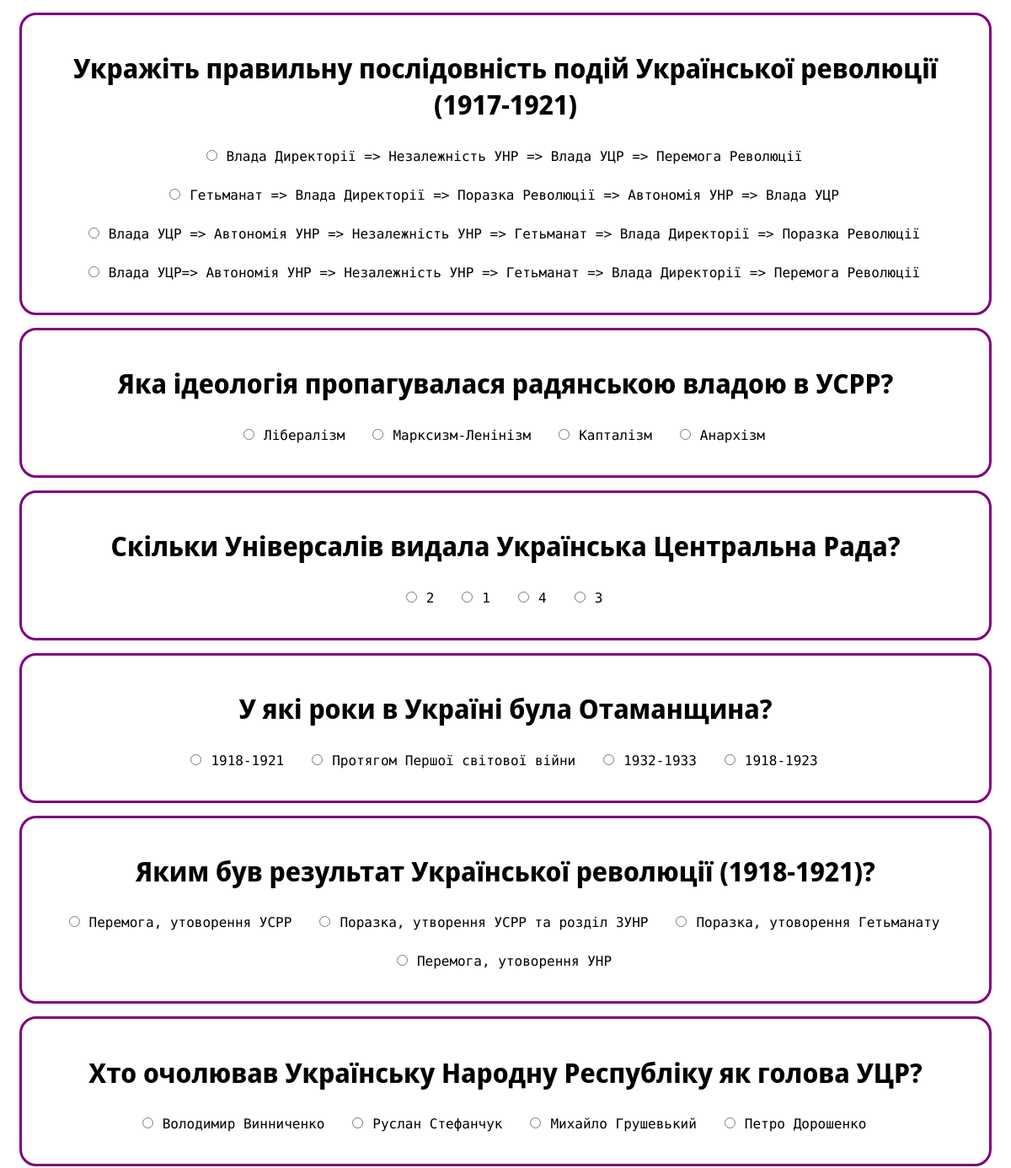
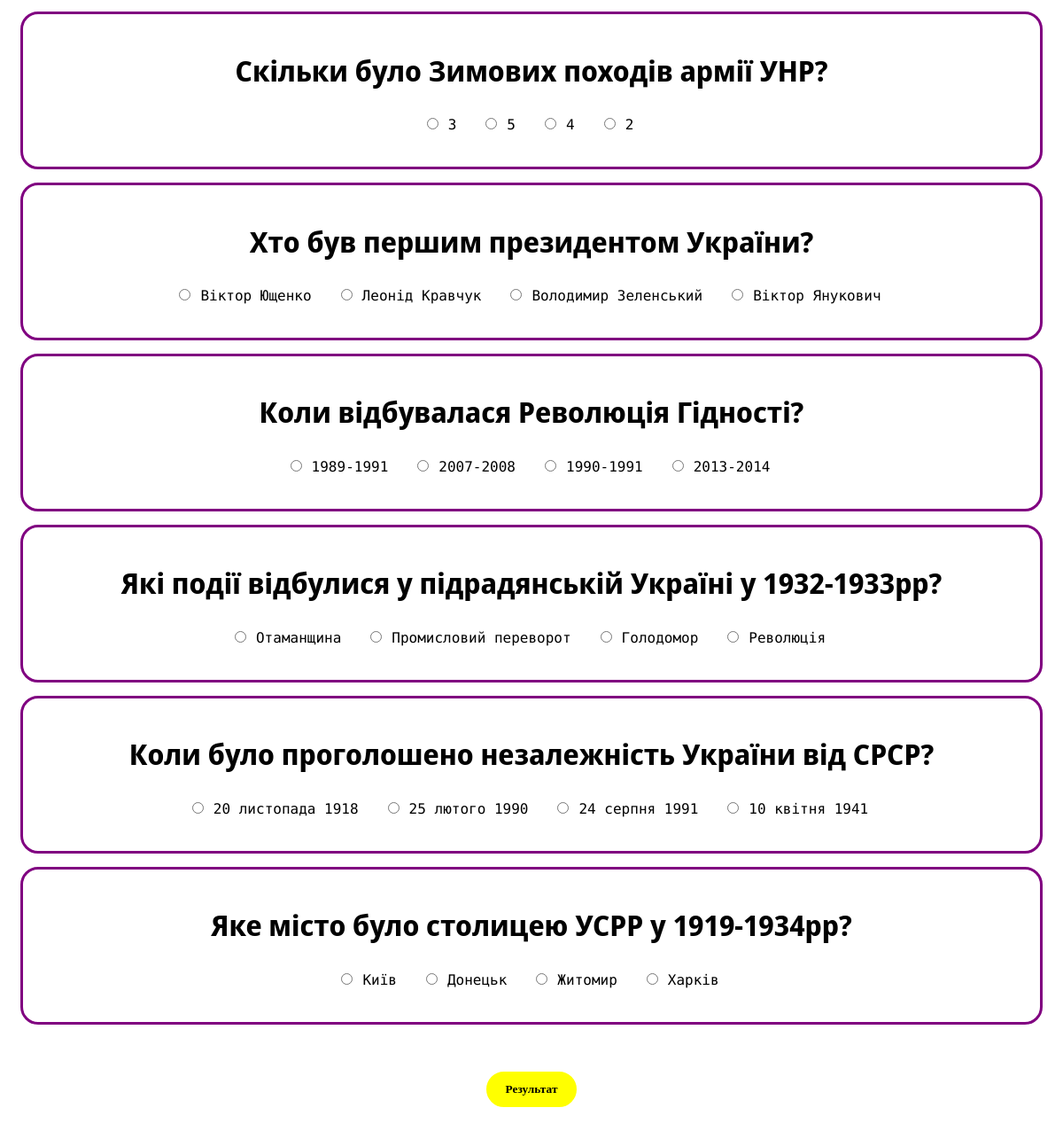
The page /form?id=1 on the database its author committed (2 pictures, top to bottom).
### home/models.py (models this page shows, shortened)
class Question(models.Model):
    question = models.CharField(max_length=200, unique=True)
    right_answer = models.CharField(max_length=100)
    wrong_answer1 = models.CharField(max_length=100)
    wrong_answer2 = models.CharField(max_length=100)
    wrong_answer3 = models.CharField(max_length=100)

### home/views.py (the view)
# urls.py: path('form', form, name='form'),
def form(request: HttpRequest):
    form_id = request.GET.get('id', '')
    if form_id:
        quiz = Quiz.objects.get(id=form_id)
        questions = quiz.questions.all()
        for q in questions:
            q.answers = [q.right_answer, q.wrong_answer1, q.wrong_answer2, q.wrong_answer3]
        return render(request, 'home/form.html', {'quiz_name': quiz.name, 'quiz_id': quiz.id, 'questions': questions})
    else:
        return redirect('index')

### home/templatetags/formtags.py (called while the page is built)
@register.filter
def shuffle(arg):
    tmp = list(arg)[:]
    random.shuffle(tmp)
    return tmp

### templates/home/form.html (shortened to what this page needs)
<!DOCTYPE html>
{% load static %}
{% load formtags %}
<html lang="uk">
<head>
    <link rel="stylesheet" href="{% static 'home/css/base.css' %}">
    <link rel="stylesheet" href="{% static 'home/css/form.css' %}">
</head>
<body>
    <form action="result" method="post">
        {% for q in questions|shuffle %}
            <div class="question">
                <h1>{{ q.question }}</h1>
                {% for v in q.answers|shuffle %}
                <div class="option">
                    <input type="radio" name="{{ q.question }}" value="{{ v }}" required><b class="color-box transparent-box">{{ v }}</b>
                </div>
                {% endfor %}
            </div>
        {% endfor %}
        <br>
        <input type="submit" value="Результат" class="submit">
    </form>
</body>
</html>

### static/home/css/base.css (style rules this page uses)
body { text-align: center; }
h1, h2 { font-family: 'Noto Sans Display', sans-serif; }
.color-box { border: none; border-radius: 5px; color: white; padding: 3px; margin: 5px; }
.transparent-box { color: black; }
.submit { background-color: yellow; border-color: yellow; margin: 20px; border-radius: 20px; border-style: solid; cursor: pointer; padding-left: 20px; padding-right: 20px; padding-bottom: 10px; padding-top: 10px; font-weight: bold; font-family: 'Comfortaa', cursive; transition: background-color 0.15s, padding-left 0.15s, padding-right 0.15s; }

### static/home/css/form.css (style rules this page uses)
.question { border-style: solid; border-color: purple; border-radius: 20px; margin: 15px; padding: 20px; transition: border-color 0.5s, border-radius 0.5s; }
b { font-family: 'Roboto Mono', monospace; font-weight: 500; }
.option { display: inline-block; margin-bottom: 10px; border-width: 1px; border-radius: 3px; padding: 8px; transition: opacity 0.15s; }

### rows shown on the page
Question: question "Укражіть правильну послідовність подій Української революції (1917-1921)", answers "Влада Директорії => Незалежність УНР => Влада УЦР => Перемога Революції" "Гетьманат => Влада Директорії => Поразка Революції => Автономія УНР => Влада УЦР" "Влада УЦР => Автономія УНР => Незалежність УНР => Гетьманат => Влада Директорії => Поразка Революції" "Влада УЦР=> Автономія УНР => Незалежність УНР => Гетьманат => Влада Директорії => Перемога Революції"
Question: question "Яка ідеологія пропагувалася радянською владою в УСРР?", answers "Лібералізм" "Марксизм-Ленінізм" "Капталізм" "Анархізм"
Question: question "Скільки Універсалів видала Українська Центральна Рада?", answers "2" "1" "4" "3"
Question: question "У які роки в Україні була Отаманщина?", answers "1918-1921" "Протягом Першої світової війни" "1932-1933" "1918-1923"
Question: question "Яким був результат Української революції (1918-1921)?", answers "Перемога, утоворення УСРР" "Поразка, утворення УСРР та розділ ЗУНР" "Поразка, утоворення Гетьманату" "Перемога, утоворення УНР"
Question: question "Хто очолював Українську Народну Республіку як голова УЦР?", answers "Володимир Винниченко" "Руслан Стефанчук" "Михайло Грушевький" "Петро Дорошенко"
Question: question "Скільки було Зимових походів армії УНР?", answers "3" "5" "4" "2"
Question: question "Хто був першим президентом України?", answers "Віктор Ющенко" "Леонід Кравчук" "Володимир Зеленський" "Віктор Янукович"
Question: question "Коли відбувалася Революція Гідності?", answers "1989-1991" "2007-2008" "1990-1991" "2013-2014"
Question: question "Які події відбулися у підрадянській Україні у 1932-1933рр?", answers "Отаманщина" "Промисловий переворот" "Голодомор" "Революція"
Question: question "Коли було проголошено незалежність України від СРСР?", answers "20 листопада 1918" "25 лютого 1990" "24 серпня 1991" "10 квітня 1941"
Question: question "Яке місто було столицею УСРР у 1919-1934рр?", answers "Київ" "Донецьк" "Житомир" "Харків"
